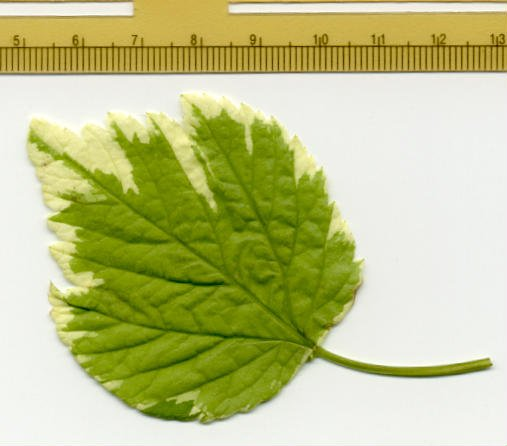
#> input picture Exercise_week_8/leaf.jpg, 507 x 446 px
$ python main.py
#> lines starting #> are read from the running program, lines starting #| are printed output that depends on the picture
from skimage import io, color, feature
import matplotlib.pyplot as plt
import numpy as np

def read_img(filepath):
#> called with filepath = 'leaf.jpg'
    img = io.imread(filepath)
#> img is the input picture: shape (446, 507, 3); mean R, G, B 190.9, 194.9, 136.4
    return img

def greyscaled(img):
    if len(img.shape) == 3 and img.shape[-1] == 3:
        greyscale_img = color.rgb2gray(img)
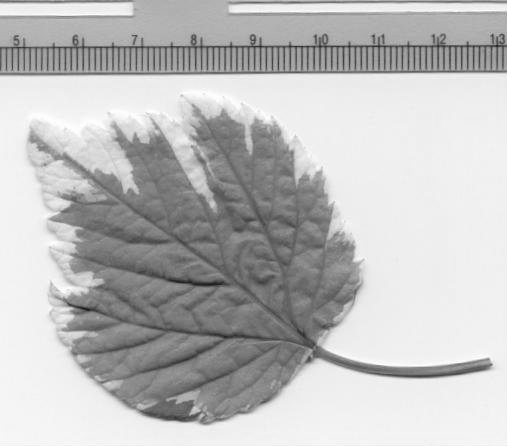
#> greyscale_img: shape (446, 507) float64; min 0.104, max 0.999, mean 0.744
    elif len(img.shape) == 3 and img.shape[-1] == 4:
        greyscale_img =  color.rgb2gray(color.rgba2rgb(img))
    elif len(img.shape) == 2:
        greyscale_img = img
    return greyscale_img


def get_area(img, x_start, x_end, y_start, y_end):
    sliced_img = img[y_start:y_end, x_start:x_end]
    return sliced_img

def get_histogram(img):
    hist, bins = np.histogram(img.flatten(), bins=256, range=[0, 1])
    return hist, bins

def glcm_analysis(img, choice):
    analysis = feature.graycoprops(img, prop=f'{choice}')
    return analysis


image = read_img("leaf.jpg")
greyscaled_img = greyscaled(image)
sliced1 = get_area(greyscaled_img, 200, 250, 200, 250)
#> in get_area, `sliced_img = img[y_start:y_end, x_start:x_end]`:
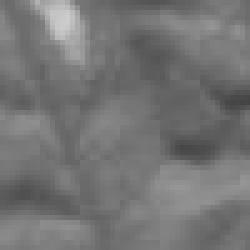
#> sliced_img: shape (50, 50) float64 (shown 5 times larger); min 0.27, max 0.802, mean 0.458
sliced2 = get_area(greyscaled_img, 100, 150, 25, 75)
#> call 2 of get_area, with x_start = 100, x_end = 150, y_start = 25, y_end = 75
#> in get_area (call 2), `sliced_img = img[y_start:y_end, x_start:x_end]`:
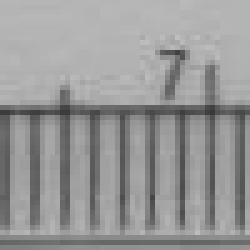
#> sliced_img: shape (50, 50) float64 (shown 5 times larger); min 0.229, max 0.749, mean 0.595
sliced3 = get_area(greyscaled_img, 0, 50, 100, 150)
#> call 3 of get_area, with x_start = 0, x_end = 50, y_start = 100, y_end = 150
#> in get_area (call 3), `sliced_img = img[y_start:y_end, x_start:x_end]`:
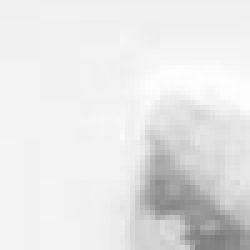
#> sliced_img: shape (50, 50) float64 (shown 5 times larger); min 0.485, max 0.997, mean 0.906
hist1, bins1 = get_histogram(sliced1)
#> in get_histogram, `hist, bins = np.histogram(img.flatten(), bins=256, range=[0, 1])`: hist = 256 values, max 77 at index 118, min 0 at index 0, mean 9.77; bins = 257 values from 0 to 1
#> hist1 has the same summary as hist in get_histogram; bins1 = 257 values from 0 to 1
hist2, bins2 = get_histogram(sliced2)
#> hist2 = 256 values, max 142 at index 180, min 0 at index 0, mean 9.77; bins2 = 257 values from 0 to 1
hist3, bins3 = get_histogram(sliced3)
#> hist3 = 256 values, max 582 at index 244, min 0 at index 0, mean 9.77; bins3 = 257 values from 0 to 1


fig, axs = plt.subplots(2, 3, figsize=(12, 6))

# Row 0: images
axs[0, 0].imshow(sliced1, cmap="gray")
axs[0, 0].set_title("Patch 1")
axs[0, 0].axis('off')

axs[0, 1].imshow(sliced2, cmap="gray")
axs[0, 1].set_title("Patch 2")
axs[0, 1].axis('off')

axs[0, 2].imshow(sliced3, cmap="gray")
axs[0, 2].set_title("Patch 3")
axs[0, 2].axis('off')

# Row 1: histograms
axs[1, 0].bar(bins1[:-1], hist1, width=(bins1[1]-bins1[0]), color='gray')
axs[1, 0].set_title("Histogram 1")
axs[1, 0].set_xlabel("Intensity")
axs[1, 0].set_ylabel("Pixel count")

axs[1, 1].bar(bins2[:-1], hist2, width=(bins2[1]-bins2[0]), color='gray')
axs[1, 1].set_title("Histogram 2")
axs[1, 1].set_xlabel("Intensity")
axs[1, 1].set_ylabel("Pixel count")

axs[1, 2].bar(bins3[:-1], hist3, width=(bins3[1]-bins3[0]), color='gray')
axs[1, 2].set_title("Histogram 3")
axs[1, 2].set_xlabel("Intensity")
axs[1, 2].set_ylabel("Pixel count")

plt.tight_layout()
plt.show()
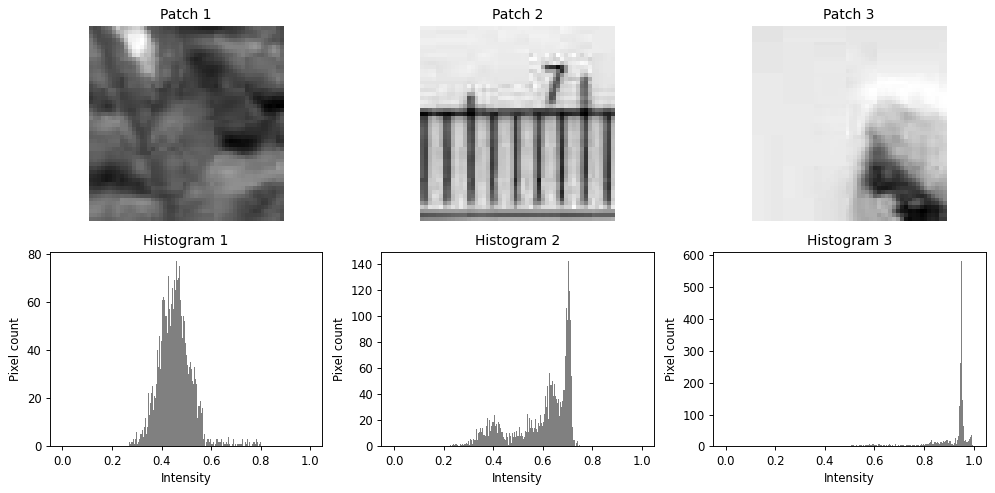
#> figure drawn by matplotlib, 6 panels; panel 4: tallest bar 77 high, from x = 0.459 to 0.463; panel 5: tallest bar 142 high, from x = 0.701 to 0.705; panel 6: tallest bar 582 high, from x = 0.951 to 0.955
